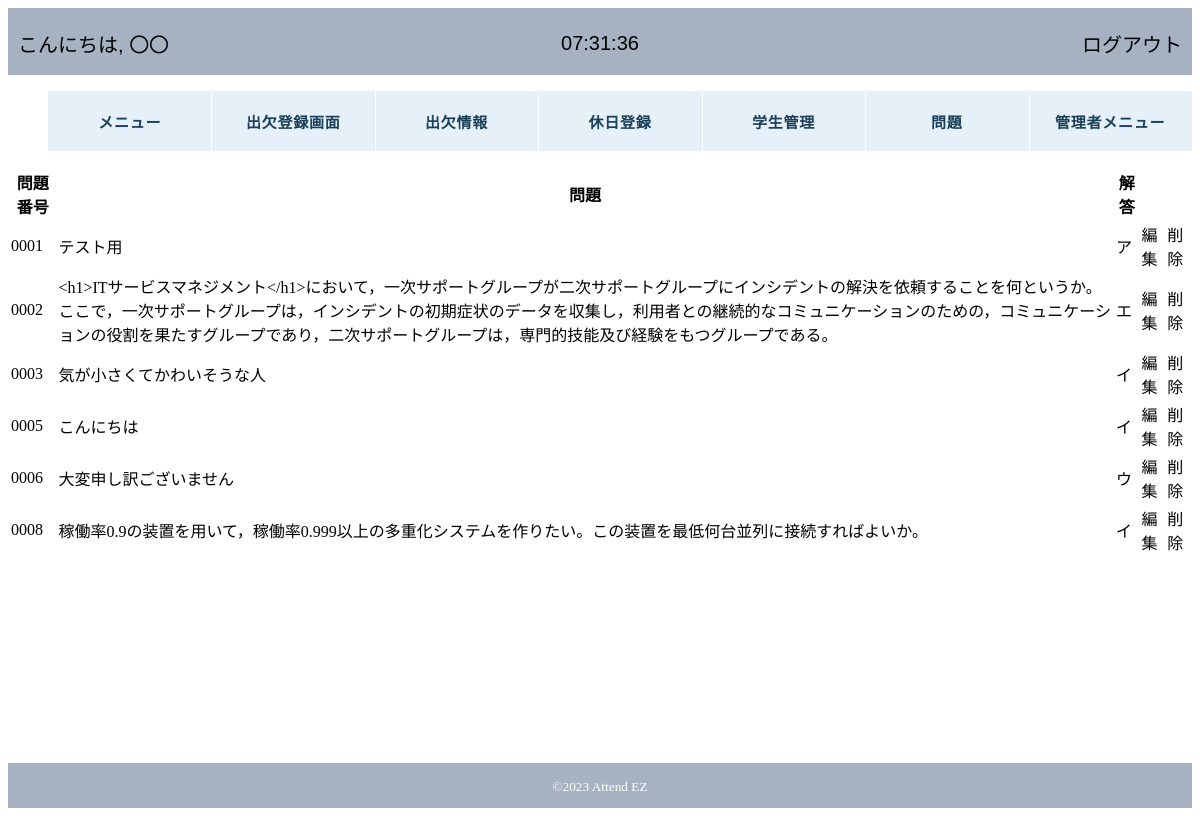
/attendez/question_modify_select.php, run on an earlier commit of the app's database.
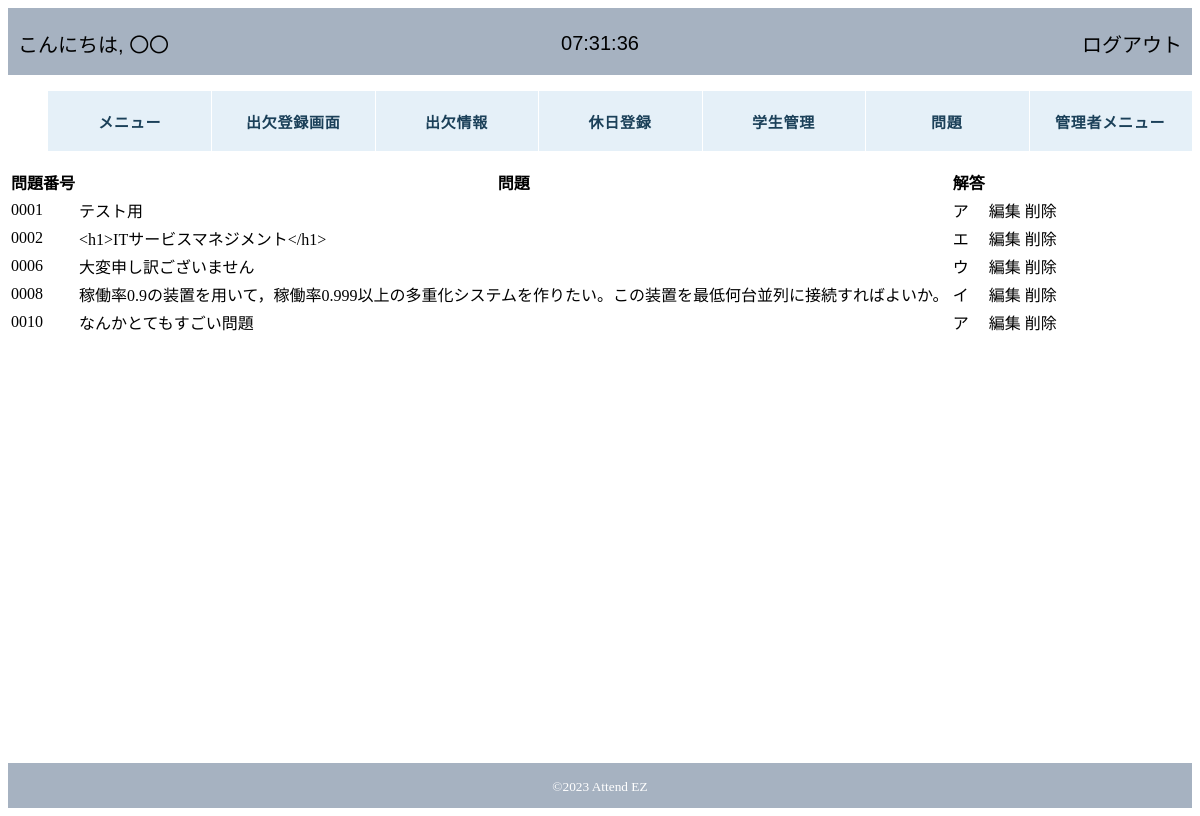
And on a later commit of the database.
### tables this page shows
CREATE TABLE IF NOT EXISTS `question` (
  `question_id` int(30) NOT NULL,
  `question` varchar(400) NOT NULL DEFAULT '',
  `question_answer` varchar(400) NOT NULL,
  `answer_1` varchar(400) DEFAULT NULL,
  `answer_2` varchar(400) NOT NULL,
  `answer_3` varchar(400) NOT NULL,
  `answer_4` varchar(400) NOT NULL
);

### attendez/question_modify_select.php (the view)
<?php require 'header.php'; ?>
<table>
<tr><th>問題番号</th><th>問題</th><th>解答</th><th></th><th></th></tr>
<?php
$pdo=new PDO('mysql:host=localhost;dbname=2023_attendez;charset=utf8', 'root','');
$sql=$pdo->query('select * from question');
foreach ($sql as $row) {
    $id=$row['question_id'];
    echo '<tr>';
    echo '<td>';
    if ($id < 10) {
        echo '000', $id;
    } elseif ($id < 100) {
        echo '00', $id;
    } elseif ($id < 1000) {
        echo '0', $id;
    } else {
        echo $id;
    }
    echo '</td>';
    echo '<td>', $row['question'], '</td>';
    echo '<td>', $row['question_answer'], '</td>';
    echo '<td>';
    echo '<a href="question_modify.php?id=', $row['question_id'], '">', '編集',  '</a>';
    echo '</td>';
    echo '<td>';
    echo '<a href="question_delete.php?id=', $row['question_id'], '">', '削除',  '</a>';
    echo '</td>';
    echo '</tr>';
}
?>
</table>
<?php require 'footer.php'; ?>

What changed in the data, as far as the page shows it:
removed question: question_id "3", question "気が小さくてかわいそうな人", question_answer "イ"
removed question: question_id "5", question "こんにちは", question_answer "イ"
changed question id 2: question "<h1>ITサービスマネジメント</h1>において，一次サポートグループが二次サポートグループにインシデントの解決を依頼することを何というか。ここで，一次サポートグループは，インシデントの初期症状のデータを収集し，利用者との継続的なコミュニケーションのための，コミュニケーションの役割を果たすグループであり，二次サポートグループは，専門的技能及び経験をもつグループである。" → "<h1>ITサービスマネジメント</h1>"
added question: question_id "10", question "なんかとてもすごい問題", question_answer "ア"
